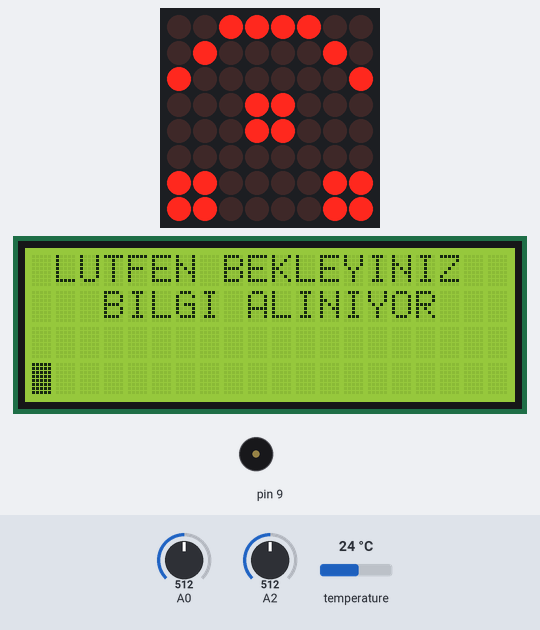
A sketch run on a simulated Arduino Uno, built with avr-gcc and run on an emulated ATmega328P. Shown: 8×8 LED matrix, 20×4 character LCD, buzzer (waves = sounding). Wiring (inferred from the names in the program): MAX7219 LED driver (orientation assumed): data pin 10; clock pin 12; CS pin 11. The inputs (shaded band) are chosen by the test bench; at power-on: A0 = 512, A2 = 512, temperature 24 °C. The local clock reads 2024-03-15 10:24:30 at power-on unless the sketch sets it; what the sketch prints to the serial monitor is not drawn.

Above: at 0.2 s.
At 19.3 s:
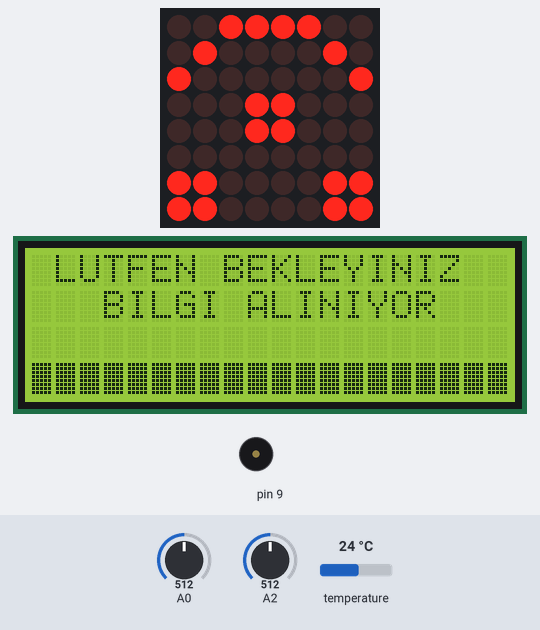
At 32.2 s:
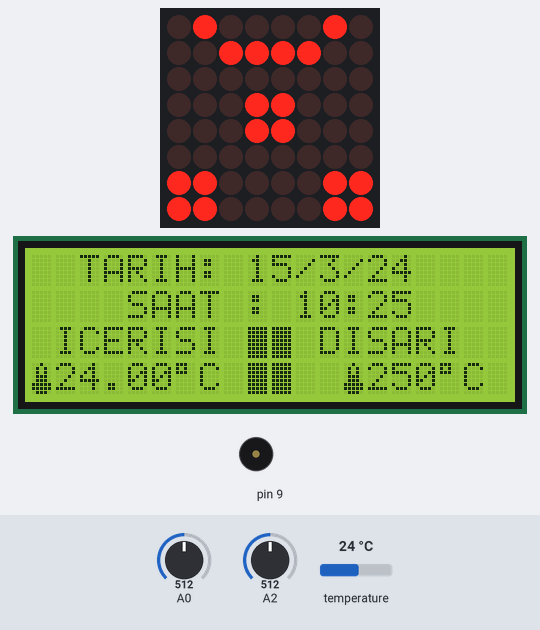
At 36.2 s:
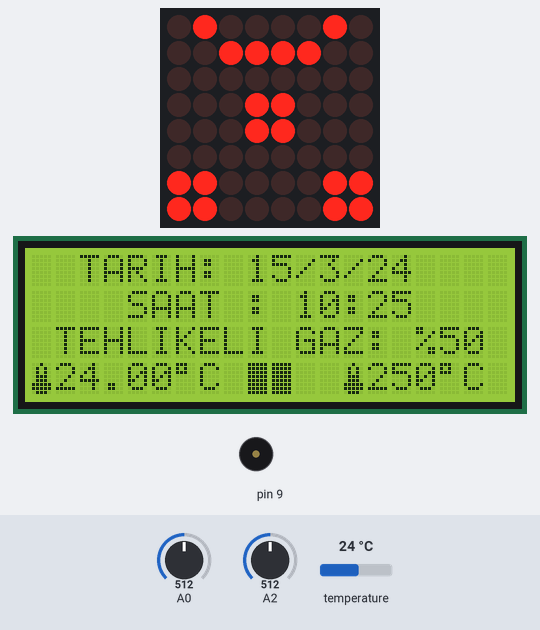
Timing chart, 0 to 37.7 s (numbered marks = the images above):
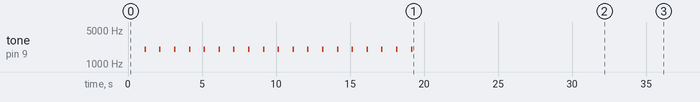

The sketch:

rtc_18b20_2004_lm35_speaker_airquality_LCD3.ino
```cpp
byte termometre[8] = //icon for termometer
{
  B00100,
  B01010,
  B01010,
  B01110,
  B01110,
  B11111,
  B11111,
  B01110
};
///////////////////// yuz////////////
unsigned char i;
unsigned char j;
/*Port Definitions*/
int Max7219_pinCLK = 12;
int Max7219_pinCS = 11;
int Max7219_pinDIN = 10;

unsigned char smile[1][8]={

  {
    0xc4,0xc2,0x01,0x19,0x19,0x01,0xc2,0xc4    }
  ,// smiling face
};
unsigned char normal[1][8]={

  {
    0xc0,0xc1,0x01,0x19,0x19,0x01,0xc1,0xc0    }
  , // Normal Face
};
unsigned char angry[1][8]={

  {
    0xc0,0xc1,0x02,0x1a,0x1a,0x02,0xc1,0xc0    }
  , //Angry Face
};
void Write_Max7219_byte(unsigned char DATA)
{
  unsigned char i;
  digitalWrite(Max7219_pinCS,LOW);
  for(i=8;i>=1;i--)
  {
    digitalWrite(Max7219_pinCLK,LOW);
    digitalWrite(Max7219_pinDIN,DATA&0x80);// Extracting a bit data
    DATA = DATA<<1;
    digitalWrite(Max7219_pinCLK,HIGH);
  }
}


void Write_Max7219(unsigned char address,unsigned char dat)
{
  digitalWrite(Max7219_pinCS,LOW);
  Write_Max7219_byte(address);           //address，code of LED
  Write_Max7219_byte(dat);               //data，figure on LED
  digitalWrite(Max7219_pinCS,HIGH);
}

void Init_MAX7219(void)
{
  Write_Max7219(0x09, 0x00);       //decoding ：BCD
  Write_Max7219(0x0a, 0x03);       //brightness
  Write_Max7219(0x0b, 0x07);       //scanlimit；8 LEDs
  Write_Max7219(0x0c, 0x01);       //power-down mode：0，normal mode：1
  Write_Max7219(0x0f, 0x00);       //test display：1；EOT，display：0
}

/////////////////////////////////////
#include <OneWire.h>
#include "Wire.h"
#define DS1307_ADDRESS 0x68

// include the library code:
#include <LiquidCrystal.h>

// initialize the library with the numbers of the interface pins
LiquidCrystal lcd(3, 4, 5, 6, 7, 8);

OneWire  ds(2);  // on pin 12z

void setup(){
  lcd.createChar(1,termometre);
  ///////////yuz/////////////////////////

  pinMode(Max7219_pinCLK,OUTPUT);
  pinMode(Max7219_pinCS,OUTPUT);
  pinMode(Max7219_pinDIN,OUTPUT);
  delay(50);
  Init_MAX7219();
  ////////////////////////////////////////
  lcd.begin(20, 4);
  Wire.begin();

  Serial.begin(9600);
  //  lcd.setCursor(3,0);
  //  lcd.print("Hello, world!");
  //  lcd.setCursor(2,1);
  //  lcd.print("Ywrobot Arduino!");
  //   lcd.setCursor(0,2);
  //  lcd.print("Arduino LCM IIC 2004");
  //   lcd.setCursor(2,3);
  //  lcd.print("Power By Ec-yuan!");
  //  delay(2000);
  ////////////////gulen yuz//////////////////////////
  for(i=1;i<9;i++){
    Write_Max7219(i,smile[j][i-1]);
    // delay(200);
  }
  //////////////////////////////////////////
  lcd.clear();
  lcd.setCursor(1,0);
  lcd.print("LUTFEN BEKLEYINIZ");
  lcd.setCursor(3,1);
  lcd.print("BILGI ALINIYOR");
  // prints the value read
  lcd.setCursor(0,3);
  lcd.print(char(255));
  delay(1000);
  tone(9,2000,100);
  lcd.print(char(255));
  delay(1000);
  tone(9,2000,100);
  lcd.print(char(255));
  delay(1000);
  tone(9,2000,100);
  lcd.print(char(255));
  delay(1000);
  tone(9,2000,100);
  lcd.print(char(255));
  delay(1000);
  tone(9,2000,100);
  lcd.print(char(255));
  delay(1000);
  tone(9,2000,100);
  lcd.print(char(255));
  delay(1000);
  tone(9,2000,100);
  lcd.print(char(255));
  delay(1000);
  tone(9,2000,100);
  lcd.print(char(255));
  delay(1000);
  tone(9,2000,100);
  lcd.print(char(255));
  delay(1000);
  tone(9,2000,100);
  lcd.print(char(255));
  delay(1000);
  tone(9,2000,100);
  lcd.print(char(255));
  delay(1000);
  tone(9,2000,100);
  lcd.print(char(255));
  delay(1000);
  tone(9,2000,100);
  lcd.print(char(255));
  delay(1000);
  tone(9,2000,100);
  lcd.print(char(255));
  delay(1000);
  tone(9,2000,100);
  lcd.print(char(255));
  delay(1000);
  tone(9,2000,100);
  lcd.print(char(255));
  delay(1000);
  tone(9,2000,100);
  lcd.print(char(255));
  delay(1000);
  tone(9,2000,100);
  lcd.print(char(255));
  delay(1000);
  tone(9,2000,100);
  lcd.print(char(255));


}

void loop(){
  printDate();
  delay(2000);

  delay(2000);

  int airQuality = analogRead(0);       // read analog input pin 0
  airQuality=map(airQuality,0,1023,100,0);

  lcd.setCursor(0,2);
  lcd.print(" TEHLIKELI GAZ: %");
  airQuality= 100 - airQuality;
  lcd.print(airQuality);  // prints the value read

  if (airQuality > 40){
    for(i=1;i<9;i++){
      Write_Max7219(i,angry[j][i-1]);
      // delay(200);
    }
  }
  else {
    if(airQuality >20 && airQuality <40 ){
      for(i=1;i<9;i++){
        Write_Max7219(i,normal[j][i-1]);
      }
    }
    if(airQuality < 20 ){
      for(i=1;i<9;i++){
        Write_Max7219(i,smile[j][i-1]);
        // delay(200);
      }
    }
  }
  ////////////////////////////////////

}

byte bcdToDec(byte val)  {
  // Convert binary coded decimal to normal decimal numbers
  return ( (val/16*10) + (val%16) );
}
////////////////////////////////////////////////
////////////////////////////////////////////////
///////////////18B20////////////////////////////


////////////////////////////////////////////////////
////////////////////////////////////////////////////
///////////////GAS SENSOR///////////////////////////
void hava(){
}

////////////////////////////////////////////////////
////////////////////////////////////////////////////
/////////////RTC////////////////////////////////////
void printDate(){

  // Reset the register pointer
  Wire.beginTransmission(DS1307_ADDRESS);

  byte zero = 0x00;
  Wire.write(zero);
  Wire.endTransmission();

  Wire.requestFrom(DS1307_ADDRESS, 7);

  int second = bcdToDec(Wire.read());
  int minute = bcdToDec(Wire.read());
  int hour = bcdToDec(Wire.read() & 0b111111); //24 hour time
  int weekDay = bcdToDec(Wire.read()); //0-6 -> sunday - Saturday
  int monthDay = bcdToDec(Wire.read());
  int month = bcdToDec(Wire.read());
  int year = bcdToDec(Wire.read());

  byte i;
  byte present = 0;
  byte type_s;
  byte data[12];
  byte addr[8];
  float celsius, fahrenheit;

  if ( !ds.search(addr)) {
    Serial.println("No more addresses.");
    Serial.println();
    ds.reset_search();
    delay(2500);
    return;
  }

  Serial.print("ROM =");
  for( i = 0; i < 8; i++) {
    Serial.write(' ');
    Serial.print(addr[i], HEX);
  }

  if (OneWire::crc8(addr, 7) != addr[7]) {
    Serial.println("CRC is not valid!");
    return;
  }
  Serial.println();

  // the first ROM byte indicates which chip
  switch (addr[0]) {
  case 0x10:
    Serial.println("  Chip = DS18S20");  // or old DS1820
    type_s = 1;
    break;
  case 0x28:
    Serial.println("  Chip = DS18B20");
    type_s = 0;
    break;
  case 0x22:
    Serial.println("  Chip = DS1822");
    type_s = 0;
    break;
  default:
    Serial.println("Device is not a DS18x20 family device.");
    return;
  }

  ds.reset();
  ds.select(addr);
  ds.write(0x44,1);         // start conversion, with parasite power on at the end

  delay(1000);     // maybe 750ms is enough, maybe not
  // we might do a ds.depower() here, but the reset will take care of it.

  present = ds.reset();
  ds.select(addr);
  ds.write(0xBE);         // Read Scratchpad

  Serial.print("  Data = ");
  Serial.print(present,HEX);
  Serial.print(" ");
  for ( i = 0; i < 9; i++) {           // we need 9 bytes
    data[i] = ds.read();
    Serial.print(data[i], HEX);
    Serial.print(" ");
  }
  Serial.print(" CRC=");
  Serial.print(OneWire::crc8(data, 8), HEX);
  Serial.println();

  // convert the data to actual temperature

  unsigned int raw = (data[1] << 8) | data[0];
  if (type_s) {
    raw = raw << 3; // 9 bit resolution default
    if (data[7] == 0x10) {
      // count remain gives full 12 bit resolution
      raw = (raw & 0xFFF0) + 12 - data[6];
    }
  }
  else {
    byte cfg = (data[4] & 0x60);
    if (cfg == 0x00) raw = raw << 3;  // 9 bit resolution, 93.75 ms
    else if (cfg == 0x20) raw = raw << 2; // 10 bit res, 187.5 ms
    else if (cfg == 0x40) raw = raw << 1; // 11 bit res, 375 ms
    // default is 12 bit resolution, 750 ms conversion time
  }
  celsius = (float)raw / 16.0;
  fahrenheit = celsius * 1.8 + 32.0;

  //////////////////////////////dISARI SICAKLIK

  int disarisicaklik = analogRead(2);
  disarisicaklik = (5.0 * disarisicaklik * 100.0)/1024.0;
  delay(200);

  lcd.clear();
  //print the date EG   3/1/11 23:59:59
  lcd.setCursor(2,0);
  lcd.print("TARIH: ");
  lcd.print(monthDay);
  lcd.print("/");
  lcd.print(month);
  lcd.print("/");
  lcd.print(year);
  lcd.setCursor(0,1);
  lcd.print("    SAAT :");
  lcd.print(" ");
  lcd.print(hour);
  lcd.print(":");
  lcd.print(minute);
  //  lcd.print(":");
  //  lcd.print(second);

  Serial.print("TARIH: ");
  Serial.print(monthDay);
  Serial.print("/");
  Serial.print(month);
  Serial.print("/");
  Serial.println(year);

  Serial.print("    SAAT :");
  Serial.print(" ");
  Serial.print(hour);
  Serial.print(":");
  Serial.print(minute);
  Serial.print(":");
  Serial.println(second);


  //  lcd.clear();
  lcd.setCursor(1, 2);
  lcd.print("ICERISI");
  lcd.setCursor(9, 2);
  lcd.print(char(255));
  lcd.print(char(255));
  lcd.print(" DISARI");

  lcd.setCursor(0, 3);
  lcd.write(1);
  lcd.print(celsius);
  lcd.print(char(223));
  lcd.print("C");
  lcd.setCursor(9, 3);
  lcd.print(char(255));
  lcd.print(char(255));
  lcd.print("  ");
  lcd.write(1);

  lcd.print(disarisicaklik);
  lcd.print(char(223));

  lcd.print("C");

  // lcd.print("F");
  Serial.print("  Temperature = ");
  Serial.print(celsius);
  Serial.print(" Celsius, ");
  Serial.print(fahrenheit);
  Serial.println(" Fahrenheit");

}
```

Measured:
- by itself, tone on pin 9: alternates 2000 Hz for 0.10 s and silent for 0.90 s, 38 changes in all, then stays silent
- what the display in image 0 shows lasts 1.0 s, from 0.1 s to 1.1 s
- what the display in image 1 shows lasts 1.3 s, from 19.1 s to 20.4 s
- what the display in image 2 shows lasts 4.0 s, from 32.2 s to 36.2 s
